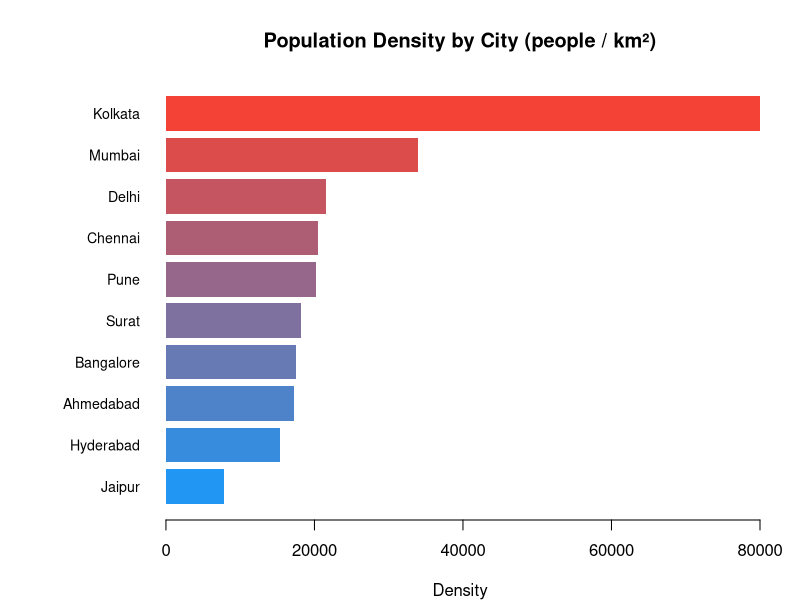

Write R code to recreate this figure.
# ============================================================
#  BCA 4th Semester | R Programming Assignment
#  Student  : Abhishek Kalura
#  Roll No  : BCA/4/SET4/02
#  Deadline : 10 April 2026
# ============================================================

# ── Q1 [Unit 1] Vectors & Arithmetic Operations ─────────────
cat("===== Q1: Vector Arithmetic =====\n")

A <- c(14, 27, 8, 55, 33)
B <- c(6,  13, 4, 20, 17)

cat("Vector A :", A, "\n")
cat("Vector B :", B, "\n\n")

ops <- list(
  Addition       = A + B,
  Subtraction    = A - B,
  Multiplication = A * B,
  Division       = round(A / B, 3),
  Modulus        = A %% B,
  Power          = A ^ 2
)

for (op_name in names(ops)) {
  cat(sprintf("%-16s: %s\n", op_name, paste(ops[[op_name]], collapse = "  ")))
}

cat(sprintf("\nDot product of A and B : %d\n",   sum(A * B)))
cat(sprintf("Euclidean distance     : %.4f\n\n", sqrt(sum((A - B)^2))))


# ── Q2 [Unit 1] Data Types, Class & Type Conversion ─────────
cat("===== Q2: Variables & Data Types =====\n")

full_name  <- "Abhishek Kalura"
roll_no    <- 2L
cgpa       <- 8.45
submitted  <- TRUE
dob        <- as.Date("2004-06-15")

vars <- list(
  full_name = full_name,
  roll_no   = roll_no,
  cgpa      = cgpa,
  submitted = submitted,
  dob       = dob
)

cat(sprintf("%-12s %-20s %-12s\n", "Variable", "Value", "Type"))
cat(strrep("-", 46), "\n")
for (vname in names(vars)) {
  cat(sprintf("%-12s %-20s %-12s\n",
              vname,
              as.character(vars[[vname]]),
              class(vars[[vname]])))
}

# Type conversions demo
cat("\nType Conversion Examples:\n")
cat(sprintf("  cgpa as integer : %d\n",        as.integer(cgpa)))
cat(sprintf("  roll_no as char : '%s'\n",       as.character(roll_no)))
cat(sprintf("  submitted as int: %d\n",         as.integer(submitted)))
cat(sprintf("  Age from DOB    : %d years\n\n",
            as.integer(difftime(Sys.Date(), dob, units = "days")) %/% 365L))


# ── Q3 [Unit 2] Data Frame — City Population Density ────────
cat("===== Q3: City Population Density Analysis =====\n")

cities <- data.frame(
  City       = c("Delhi", "Mumbai", "Bangalore", "Hyderabad", "Chennai",
                 "Kolkata", "Pune", "Ahmedabad", "Jaipur", "Surat"),
  Population = c(320, 205, 130, 100, 87, 148, 67, 80, 38, 72),  # in lakhs
  Area_sqkm  = c(1484, 603, 741, 650, 426, 185, 331, 464, 485, 395),
  stringsAsFactors = FALSE
)

cities$Density   <- round(cities$Population * 100000 / cities$Area_sqkm, 1)
cities$Category  <- cut(cities$Density,
                        breaks = c(0, 500, 1500, 5000, Inf),
                        labels = c("Low", "Medium", "High", "Very High"))

cities <- cities[order(-cities$Density), ]
cities$Rank <- seq_len(nrow(cities))

cat("City-wise Population Density:\n")
print(cities[, c("Rank","City","Population","Area_sqkm","Density","Category")])

cat(sprintf("\nMost Dense City  : %s (%.0f people/km²)\n",
            cities$City[1], cities$Density[1]))
cat(sprintf("Least Dense City : %s (%.0f people/km²)\n",
            cities$City[nrow(cities)], cities$Density[nrow(cities)]))
cat(sprintf("National Average : %.1f people/km²\n\n",
            mean(cities$Density)))

# Horizontal bar chart of density
par(mar = c(4, 8, 4, 2))
barplot(
  rev(cities$Density),
  names.arg = rev(cities$City),
  horiz     = TRUE,
  col       = colorRampPalette(c("#2196F3","#F44336"))(10),
  main      = "Population Density by City (people / km²)",
  xlab      = "Density",
  las       = 1,
  cex.names = 0.85,
  border    = NA
)


# ── Q4 [Unit 3] Loops, Functions & Closure ──────────────────
cat("===== Q4: Loops, Functions & Higher-Order Programming =====\n")

# 4a: Multiplication table with for loop
n <- 7L
cat(sprintf("Multiplication Table of %d:\n", n))
for (i in 1:12) {
  cat(sprintf("  %2d × %2d = %3d\n", n, i, n * i))
}

# 4b: while loop — find first number whose square > 500
cat("\nFirst integer whose square exceeds 500:\n")
x <- 1L
while (x^2 <= 500) x <- x + 1L
cat(sprintf("  %d² = %d  > 500 ✓\n\n", x, x^2))

# 4c: Function factory — make_multiplier returns a closure
make_multiplier <- function(factor) {
  function(x) x * factor
}

double   <- make_multiplier(2)
triple   <- make_multiplier(3)
tenfold  <- make_multiplier(10)

cat("Function Closures Demo:\n")
nums <- c(5, 12, 7, 20)
for (num in nums) {
  cat(sprintf("  %2d  →  ×2: %3d  |  ×3: %3d  |  ×10: %3d\n",
              num, double(num), triple(num), tenfold(num)))
}

# 4d: apply family — sapply + lapply
cat("\nSapply — Square roots of 1:10:\n")
cat(paste(round(sapply(1:10, sqrt), 3), collapse = "  "), "\n")

cat("\nLapply — Cubes of 1:5:\n")
cubes <- lapply(1:5, function(x) x^3)
cat(paste(unlist(cubes), collapse = "  "), "\n")
